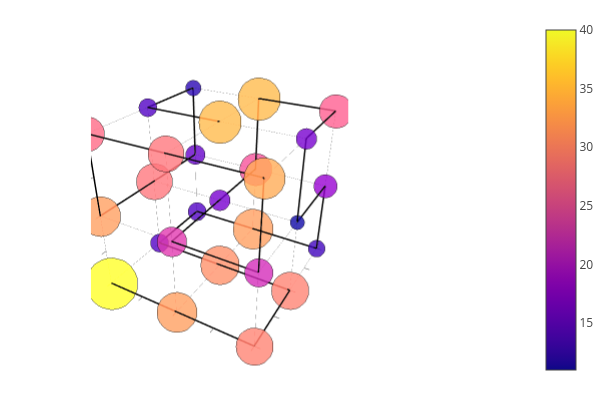

Write notebook code for a chart like this one.
### Code cell
plot_cube_with_mutations_on_sphere(x, y, z, lx, ly, lz, PATHS[target_number], n_mutations_per_position)

### Figure 1 — Plotly figure (JSON) as saved in the notebook; plotly's stock layout.template omitted (floating-point values rounded to 4 significant figures; data arrays with more than 128 entries replaced by an {"elided": "..."} marker saying what was removed)
{"data": [{"colorbar": {"len": 0.9803, "title": "", "x": 0.6634, "y": 0.5}, "legendgroup": "", "line": {"color": "rgba(0, 0, 0, 0.500)", "dash": "solid", "shape": "linear", "width": 0.5}, "mode": "lines", "name": "", "scene": "scene", "showlegend": false, "type": "scatter3d", "x": [0, 2], "xaxis": "x", "y": [0, 0], "yaxis": "y", "z": [0, 0], "zaxis": "z", "zmax": 40, "zmin": 11}, {"colorbar": {"len": 0.9803, "title": "", "x": 0.6634, "y": 0.5}, "legendgroup": "", "line": {"color": "rgba(0, 0, 0, 0.500)", "dash": "solid", "shape": "linear", "width": 0.5}, "mode": "lines", "name": "", "scene": "scene", "showlegend": false, "type": "scatter3d", "x": [0, 0], "xaxis": "x", "y": [0, 2], "yaxis": "y", "z": [0, 0], "zaxis": "z", "zmax": 40, "zmin": 11}, {"colorbar": {"len": 0.9803, "title": "", "x": 0.6634, "y": 0.5}, "legendgroup": "", "line": {"color": "rgba(0, 0, 0, 0.500)", "dash": "solid", "shape": "linear", "width": 0.5}, "mode": "lines", "name": "", "scene": "scene", "showlegend": false, "type": "scatter3d", "x": [0, 0], "xaxis": "x", "y": [0, 0], "yaxis": "y", "z": [0, 2], "zaxis": "z", "zmax": 40, "zmin": 11}, {"colorbar": {"len": 0.9803, "title": "", "x": 0.6634, "y": 0.5}, "legendgroup": "", "line": {"color": "rgba(0, 0, 0, 0.500)", "dash": "solid", "shape": "linear", "width": 0.5}, "mode": "lines", "name": "", "scene": "scene", "showlegend": false, "type": "scatter3d", "x": [0, 2], "xaxis": "x", "y": [0, 0], "yaxis": "y", "z": [1, 1], "zaxis": "z", "zmax": 40, "zmin": 11}, {"colorbar": {"len": 0.9803, "title": "", "x": 0.6634, "y": 0.5}, "legendgroup": "", "line": {"color": "rgba(0, 0, 0, 0.500)", "dash": "solid", "shape": "linear", "width": 0.5}, "mode": "lines", "name": "", "scene": "scene", "showlegend": false, "type": "scatter3d", "x": [0, 0], "xaxis": "x", "y": [0, 2], "yaxis": "y", "z": [1, 1], "zaxis": "z", "zmax": 40, "zmin": 11}, {"colorbar": {"len": 0.9803, "title": "", "x": 0.6634, "y": 0.5}, "legendgroup": "", "line": {"color": "rgba(0, 0, 0, 0.500)", "dash": "solid", "shape": "linear", "width": 0.5}, "mode": "lines", "name": "", "scene": "scene", "showlegend": false, "type": "scatter3d", "x": [0, 0], "xaxis": "x", "y": [1, 1], "yaxis": "y", "z": [0, 2], "zaxis": "z", "zmax": 40, "zmin": 11}, {"colorbar": {"len": 0.9803, "title": "", "x": 0.6634, "y": 0.5}, "legendgroup": "", "line": {"color": "rgba(0, 0, 0, 0.500)", "dash": "solid", "shape": "linear", "width": 0.5}, "mode": "lines", "name": "", "scene": "scene", "showlegend": false, "type": "scatter3d", "x": [0, 2], "xaxis": "x", "y": [0, 0], "yaxis": "y", "z": [2, 2], "zaxis": "z", "zmax": 40, "zmin": 11}, {"colorbar": {"len": 0.9803, "title": "", "x": 0.6634, "y": 0.5}, "legendgroup": "", "line": {"color": "rgba(0, 0, 0, 0.500)", "dash": "solid", "shape": "linear", "width": 0.5}, "mode": "lines", "name": "", "scene": "scene", "showlegend": false, "type": "scatter3d", "x": [0, 0], "xaxis": "x", "y": [0, 2], "yaxis": "y", "z": [2, 2], "zaxis": "z", "zmax": 40, "zmin": 11}, {"colorbar": {"len": 0.9803, "title": "", "x": 0.6634, "y": 0.5}, "legendgroup": "", "line": {"color": "rgba(0, 0, 0, 0.500)", "dash": "solid", "shape": "linear", "width": 0.5}, "mode": "lines", "name": "", "scene": "scene", "showlegend": false, "type": "scatter3d", "x": [0, 0], "xaxis": "x", "y": [2, 2], "yaxis": "y", "z": [0, 2], "zaxis": "z", "zmax": 40, "zmin": 11}, {"colorbar": {"len": 0.9803, "title": "", "x": 0.6634, "y": 0.5}, "legendgroup": "", "line": {"color": "rgba(0, 0, 0, 0.500)", "dash": "solid", "shape": "linear", "width": 0.5}, "mode": "lines", "name": "", "scene": "scene", "showlegend": false, "type": "scatter3d", "x": [0, 2], "xaxis": "x", "y": [1, 1], "yaxis": "y", "z": [0, 0], "zaxis": "z", "zmax": 40, "zmin": 11}, {"colorbar": {"len": 0.9803, "title": "", "x": 0.6634, "y": 0.5}, "legendgroup": "", "line": {"color": "rgba(0, 0, 0, 0.500)", "dash": "solid", "shape": "linear", "width": 0.5}, "mode": "lines", "name": "", "scene": "scene", "showlegend": false, "type": "scatter3d", "x": [1, 1], "xaxis": "x", "y": [0, 2], "yaxis": "y", "z": [0, 0], "zaxis": "z", "zmax": 40, "zmin": 11}, {"colorbar": {"len": 0.9803, "title": "", "x": 0.6634, "y": 0.5}, "legendgroup": "", "line": {"color": "rgba(0, 0, 0, 0.500)", "dash": "solid", "shape": "linear", "width": 0.5}, "mode": "lines", "name": "", "scene": "scene", "showlegend": false, "type": "scatter3d", "x": [1, 1], "xaxis": "x", "y": [0, 0], "yaxis": "y", "z": [0, 2], "zaxis": "z", "zmax": 40, "zmin": 11}, {"colorbar": {"len": 0.9803, "title": "", "x": 0.6634, "y": 0.5}, "legendgroup": "", "line": {"color": "rgba(0, 0, 0, 0.500)", "dash": "solid", "shape": "linear", "width": 0.5}, "mode": "lines", "name": "", "scene": "scene", "showlegend": false, "type": "scatter3d", "x": [0, 2], "xaxis": "x", "y": [1, 1], "yaxis": "y", "z": [1, 1], "zaxis": "z", "zmax": 40, "zmin": 11}, {"colorbar": {"len": 0.9803, "title": "", "x": 0.6634, "y": 0.5}, "legendgroup": "", "line": {"color": "rgba(0, 0, 0, 0.500)", "dash": "solid", "shape": "linear", "width": 0.5}, "mode": "lines", "name": "", "scene": "scene", "showlegend": false, "type": "scatter3d", "x": [1, 1], "xaxis": "x", "y": [0, 2], "yaxis": "y", "z": [1, 1], "zaxis": "z", "zmax": 40, "zmin": 11}, {"colorbar": {"len": 0.9803, "title": "", "x": 0.6634, "y": 0.5}, "legendgroup": "", "line": {"color": "rgba(0, 0, 0, 0.500)", "dash": "solid", "shape": "linear", "width": 0.5}, "mode": "lines", "name": "", "scene": "scene", "showlegend": false, "type": "scatter3d", "x": [1, 1], "xaxis": "x", "y": [1, 1], "yaxis": "y", "z": [0, 2], "zaxis": "z", "zmax": 40, "zmin": 11}, {"colorbar": {"len": 0.9803, "title": "", "x": 0.6634, "y": 0.5}, "legendgroup": "", "line": {"color": "rgba(0, 0, 0, 0.500)", "dash": "solid", "shape": "linear", "width": 0.5}, "mode": "lines", "name": "", "scene": "scene", "showlegend": false, "type": "scatter3d", "x": [0, 2], "xaxis": "x", "y": [1, 1], "yaxis": "y", "z": [2, 2], "zaxis": "z", "zmax": 40, "zmin": 11}, {"colorbar": {"len": 0.9803, "title": "", "x": 0.6634, "y": 0.5}, "legendgroup": "", "line": {"color": "rgba(0, 0, 0, 0.500)", "dash": "solid", "shape": "linear", "width": 0.5}, "mode": "lines", "name": "", "scene": "scene", "showlegend": false, "type": "scatter3d", "x": [1, 1], "xaxis": "x", "y": [0, 2], "yaxis": "y", "z": [2, 2], "zaxis": "z", "zmax": 40, "zmin": 11}, {"colorbar": {"len": 0.9803, "title": "", "x": 0.6634, "y": 0.5}, "legendgroup": "", "line": {"color": "rgba(0, 0, 0, 0.500)", "dash": "solid", "shape": "linear", "width": 0.5}, "mode": "lines", "name": "", "scene": "scene", "showlegend": false, "type": "scatter3d", "x": [1, 1], "xaxis": "x", "y": [2, 2], "yaxis": "y", "z": [0, 2], "zaxis": "z", "zmax": 40, "zmin": 11}, {"colorbar": {"len": 0.9803, "title": "", "x": 0.6634, "y": 0.5}, "legendgroup": "", "line": {"color": "rgba(0, 0, 0, 0.500)", "dash": "solid", "shape": "linear", "width": 0.5}, "mode": "lines", "name": "", "scene": "scene", "showlegend": false, "type": "scatter3d", "x": [0, 2], "xaxis": "x", "y": [2, 2], "yaxis": "y", "z": [0, 0], "zaxis": "z", "zmax": 40, "zmin": 11}, {"colorbar": {"len": 0.9803, "title": "", "x": 0.6634, "y": 0.5}, "legendgroup": "", "line": {"color": "rgba(0, 0, 0, 0.500)", "dash": "solid", "shape": "linear", "width": 0.5}, "mode": "lines", "name": "", "scene": "scene", "showlegend": false, "type": "scatter3d", "x": [2, 2], "xaxis": "x", "y": [0, 2], "yaxis": "y", "z": [0, 0], "zaxis": "z", "zmax": 40, "zmin": 11}, {"colorbar": {"len": 0.9803, "title": "", "x": 0.6634, "y": 0.5}, "legendgroup": "", "line": {"color": "rgba(0, 0, 0, 0.500)", "dash": "solid", "shape": "linear", "width": 0.5}, "mode": "lines", "name": "", "scene": "scene", "showlegend": false, "type": "scatter3d", "x": [2, 2], "xaxis": "x", "y": [0, 0], "yaxis": "y", "z": [0, 2], "zaxis": "z", "zmax": 40, "zmin": 11}, {"colorbar": {"len": 0.9803, "title": "", "x": 0.6634, "y": 0.5}, "legendgroup": "", "line": {"color": "rgba(0, 0, 0, 0.500)", "dash": "solid", "shape": "linear", "width": 0.5}, "mode": "lines", "name": "", "scene": "scene", "showlegend": false, "type": "scatter3d", "x": [0, 2], "xaxis": "x", "y": [2, 2], "yaxis": "y", "z": [1, 1], "zaxis": "z", "zmax": 40, "zmin": 11}, {"colorbar": {"len": 0.9803, "title": "", "x": 0.6634, "y": 0.5}, "legendgroup": "", "line": {"color": "rgba(0, 0, 0, 0.500)", "dash": "solid", "shape": "linear", "width": 0.5}, "mode": "lines", "name": "", "scene": "scene", "showlegend": false, "type": "scatter3d", "x": [2, 2], "xaxis": "x", "y": [0, 2], "yaxis": "y", "z": [1, 1], "zaxis": "z", "zmax": 40, "zmin": 11}, {"colorbar": {"len": 0.9803, "title": "", "x": 0.6634, "y": 0.5}, "legendgroup": "", "line": {"color": "rgba(0, 0, 0, 0.500)", "dash": "solid", "shape": "linear", "width": 0.5}, "mode": "lines", "name": "", "scene": "scene", "showlegend": false, "type": "scatter3d", "x": [2, 2], "xaxis": "x", "y": [1, 1], "yaxis": "y", "z": [0, 2], "zaxis": "z", "zmax": 40, "zmin": 11}, {"colorbar": {"len": 0.9803, "title": "", "x": 0.6634, "y": 0.5}, "legendgroup": "", "line": {"color": "rgba(0, 0, 0, 0.500)", "dash": "solid", "shape": "linear", "width": 0.5}, "mode": "lines", "name": "", "scene": "scene", "showlegend": false, "type": "scatter3d", "x": [0, 2], "xaxis": "x", "y": [2, 2], "yaxis": "y", "z": [2, 2], "zaxis": "z", "zmax": 40, "zmin": 11}, {"colorbar": {"len": 0.9803, "title": "", "x": 0.6634, "y": 0.5}, "legendgroup": "", "line": {"color": "rgba(0, 0, 0, 0.500)", "dash": "solid", "shape": "linear", "width": 0.5}, "mode": "lines", "name": "", "scene": "scene", "showlegend": false, "type": "scatter3d", "x": [2, 2], "xaxis": "x", "y": [0, 2], "yaxis": "y", "z": [2, 2], "zaxis": "z", "zmax": 40, "zmin": 11}, {"colorbar": {"len": 0.9803, "title": "", "x": 0.6634, "y": 0.5}, "legendgroup": "", "line": {"color": "rgba(0, 0, 0, 0.500)", "dash": "solid", "shape": "linear", "width": 0.5}, "mode": "lines", "name": "", "scene": "scene", "showlegend": false, "type": "scatter3d", "x": [2, 2], "xaxis": "x", "y": [2, 2], "yaxis": "y", "z": [0, 2], "zaxis": "z", "zmax": 40, "zmin": 11}, {"colorbar": {"len": 0.9803, "title": "", "x": 0.6634, "y": 0.5}, "legendgroup": "", "line": {"color": "rgba(0, 0, 0, 1.000)", "dash": "solid", "shape": "linear", "width": 3}, "mode": "lines", "name": "", "scene": "scene", "showlegend": false, "type": "scatter3d", "x": [0, 1], "xaxis": "x", "y": [0, 0], "yaxis": "y", "z": [0, 0], "zaxis": "z", "zmax": 40, "zmin": 11}, {"colorbar": {"len": 0.9803, "title": "", "x": 0.6634, "y": 0.5}, "legendgroup": "", "line": {"color": "rgba(0, 0, 0, 1.000)", "dash": "solid", "shape": "linear", "width": 3}, "mode": "lines", "name": "", "scene": "scene", "showlegend": false, "type": "scatter3d", "x": [1, 2], "xaxis": "x", "y": [0, 0], "yaxis": "y", "z": [0, 0], "zaxis": "z", "zmax": 40, "zmin": 11}, {"colorbar": {"len": 0.9803, "title": "", "x": 0.6634, "y": 0.5}, "legendgroup": "", "line": {"color": "rgba(0, 0, 0, 1.000)", "dash": "solid", "shape": "linear", "width": 3}, "mode": "lines", "name": "", "scene": "scene", "showlegend": false, "type": "scatter3d", "x": [2, 2], "xaxis": "x", "y": [0, 1], "yaxis": "y", "z": [0, 0], "zaxis": "z", "zmax": 40, "zmin": 11}, {"colorbar": {"len": 0.9803, "title": "", "x": 0.6634, "y": 0.5}, "legendgroup": "", "line": {"color": "rgba(0, 0, 0, 1.000)", "dash": "solid", "shape": "linear", "width": 3}, "mode": "lines", "name": "", "scene": "scene", "showlegend": false, "type": "scatter3d", "x": [2, 1], "xaxis": "x", "y": [1, 1], "yaxis": "y", "z": [0, 0], "zaxis": "z", "zmax": 40, "zmin": 11}, {"colorbar": {"len": 0.9803, "title": "", "x": 0.6634, "y": 0.5}, "legendgroup": "", "line": {"color": "rgba(0, 0, 0, 1.000)", "dash": "solid", "shape": "linear", "width": 3}, "mode": "lines", "name": "", "scene": "scene", "showlegend": false, "type": "scatter3d", "x": [1, 0], "xaxis": "x", "y": [1, 1], "yaxis": "y", "z": [0, 0], "zaxis": "z", "zmax": 40, "zmin": 11}, {"colorbar": {"len": 0.9803, "title": "", "x": 0.6634, "y": 0.5}, "legendgroup": "", "line": {"color": "rgba(0, 0, 0, 1.000)", "dash": "solid", "shape": "linear", "width": 3}, "mode": "lines", "name": "", "scene": "scene", "showlegend": false, "type": "scatter3d", "x": [0, 0], "xaxis": "x", "y": [1, 2], "yaxis": "y", "z": [0, 0], "zaxis": "z", "zmax": 40, "zmin": 11}, {"colorbar": {"len": 0.9803, "title": "", "x": 0.6634, "y": 0.5}, "legendgroup": "", "line": {"color": "rgba(0, 0, 0, 1.000)", "dash": "solid", "shape": "linear", "width": 3}, "mode": "lines", "name": "", "scene": "scene", "showlegend": false, "type": "scatter3d", "x": [0, 1], "xaxis": "x", "y": [2, 2], "yaxis": "y", "z": [0, 0], "zaxis": "z", "zmax": 40, "zmin": 11}, {"colorbar": {"len": 0.9803, "title": "", "x": 0.6634, "y": 0.5}, "legendgroup": "", "line": {"color": "rgba(0, 0, 0, 1.000)", "dash": "solid", "shape": "linear", "width": 3}, "mode": "lines", "name": "", "scene": "scene", "showlegend": false, "type": "scatter3d", "x": [1, 2], "xaxis": "x", "y": [2, 2], "yaxis": "y", "z": [0, 0], "zaxis": "z", "zmax": 40, "zmin": 11}, {"colorbar": {"len": 0.9803, "title": "", "x": 0.6634, "y": 0.5}, "legendgroup": "", "line": {"color": "rgba(0, 0, 0, 1.000)", "dash": "solid", "shape": "linear", "width": 3}, "mode": "lines", "name": "", "scene": "scene", "showlegend": false, "type": "scatter3d", "x": [2, 2], "xaxis": "x", "y": [2, 2], "yaxis": "y", "z": [0, 1], "zaxis": "z", "zmax": 40, "zmin": 11}, {"colorbar": {"len": 0.9803, "title": "", "x": 0.6634, "y": 0.5}, "legendgroup": "", "line": {"color": "rgba(0, 0, 0, 1.000)", "dash": "solid", "shape": "linear", "width": 3}, "mode": "lines", "name": "", "scene": "scene", "showlegend": false, "type": "scatter3d", "x": [2, 2], "xaxis": "x", "y": [2, 1], "yaxis": "y", "z": [1, 1], "zaxis": "z", "zmax": 40, "zmin": 11}, {"colorbar": {"len": 0.9803, "title": "", "x": 0.6634, "y": 0.5}, "legendgroup": "", "line": {"color": "rgba(0, 0, 0, 1.000)", "dash": "solid", "shape": "linear", "width": 3}, "mode": "lines", "name": "", "scene": "scene", "showlegend": false, "type": "scatter3d", "x": [2, 2], "xaxis": "x", "y": [1, 1], "yaxis": "y", "z": [1, 2], "zaxis": "z", "zmax": 40, "zmin": 11}, {"colorbar": {"len": 0.9803, "title": "", "x": 0.6634, "y": 0.5}, "legendgroup": "", "line": {"color": "rgba(0, 0, 0, 1.000)", "dash": "solid", "shape": "linear", "width": 3}, "mode": "lines", "name": "", "scene": "scene", "showlegend": false, "type": "scatter3d", "x": [2, 2], "xaxis": "x", "y": [1, 2], "yaxis": "y", "z": [2, 2], "zaxis": "z", "zmax": 40, "zmin": 11}, {"colorbar": {"len": 0.9803, "title": "", "x": 0.6634, "y": 0.5}, "legendgroup": "", "line": {"color": "rgba(0, 0, 0, 1.000)", "dash": "solid", "shape": "linear", "width": 3}, "mode": "lines", "name": "", "scene": "scene", "showlegend": false, "type": "scatter3d", "x": [2, 1], "xaxis": "x", "y": [2, 2], "yaxis": "y", "z": [2, 2], "zaxis": "z", "zmax": 40, "zmin": 11}, {"colorbar": {"len": 0.9803, "title": "", "x": 0.6634, "y": 0.5}, "legendgroup": "", "line": {"color": "rgba(0, 0, 0, 1.000)", "dash": "solid", "shape": "linear", "width": 3}, "mode": "lines", "name": "", "scene": "scene", "showlegend": false, "type": "scatter3d", "x": [1, 1], "xaxis": "x", "y": [2, 2], "yaxis": "y", "z": [2, 1], "zaxis": "z", "zmax": 40, "zmin": 11}, {"colorbar": {"len": 0.9803, "title": "", "x": 0.6634, "y": 0.5}, "legendgroup": "", "line": {"color": "rgba(0, 0, 0, 1.000)", "dash": "solid", "shape": "linear", "width": 3}, "mode": "lines", "name": "", "scene": "scene", "showlegend": false, "type": "scatter3d", "x": [1, 1], "xaxis": "x", "y": [2, 1], "yaxis": "y", "z": [1, 1], "zaxis": "z", "zmax": 40, "zmin": 11}, {"colorbar": {"len": 0.9803, "title": "", "x": 0.6634, "y": 0.5}, "legendgroup": "", "line": {"color": "rgba(0, 0, 0, 1.000)", "dash": "solid", "shape": "linear", "width": 3}, "mode": "lines", "name": "", "scene": "scene", "showlegend": false, "type": "scatter3d", "x": [1, 1], "xaxis": "x", "y": [1, 0], "yaxis": "y", "z": [1, 1], "zaxis": "z", "zmax": 40, "zmin": 11}, {"colorbar": {"len": 0.9803, "title": "", "x": 0.6634, "y": 0.5}, "legendgroup": "", "line": {"color": "rgba(0, 0, 0, 1.000)", "dash": "solid", "shape": "linear", "width": 3}, "mode": "lines", "name": "", "scene": "scene", "showlegend": false, "type": "scatter3d", "x": [1, 2], "xaxis": "x", "y": [0, 0], "yaxis": "y", "z": [1, 1], "zaxis": "z", "zmax": 40, "zmin": 11}, {"colorbar": {"len": 0.9803, "title": "", "x": 0.6634, "y": 0.5}, "legendgroup": "", "line": {"color": "rgba(0, 0, 0, 1.000)", "dash": "solid", "shape": "linear", "width": 3}, "mode": "lines", "name": "", "scene": "scene", "showlegend": false, "type": "scatter3d", "x": [2, 2], "xaxis": "x", "y": [0, 0], "yaxis": "y", "z": [1, 2], "zaxis": "z", "zmax": 40, "zmin": 11}, {"colorbar": {"len": 0.9803, "title": "", "x": 0.6634, "y": 0.5}, "legendgroup": "", "line": {"color": "rgba(0, 0, 0, 1.000)", "dash": "solid", "shape": "linear", "width": 3}, "mode": "lines", "name": "", "scene": "scene", "showlegend": false, "type": "scatter3d", "x": [2, 1], "xaxis": "x", "y": [0, 0], "yaxis": "y", "z": [2, 2], "zaxis": "z", "zmax": 40, "zmin": 11}, {"colorbar": {"len": 0.9803, "title": "", "x": 0.6634, "y": 0.5}, "legendgroup": "", "line": {"color": "rgba(0, 0, 0, 1.000)", "dash": "solid", "shape": "linear", "width": 3}, "mode": "lines", "name": "", "scene": "scene", "showlegend": false, "type": "scatter3d", "x": [1, 0], "xaxis": "x", "y": [0, 0], "yaxis": "y", "z": [2, 2], "zaxis": "z", "zmax": 40, "zmin": 11}, {"colorbar": {"len": 0.9803, "title": "", "x": 0.6634, "y": 0.5}, "legendgroup": "", "line": {"color": "rgba(0, 0, 0, 1.000)", "dash": "solid", "shape": "linear", "width": 3}, "mode": "lines", "name": "", "scene": "scene", "showlegend": false, "type": "scatter3d", "x": [0, 0], "xaxis": "x", "y": [0, 0], "yaxis": "y", "z": [2, 1], "zaxis": "z", "zmax": 40, "zmin": 11}, {"colorbar": {"len": 0.9803, "title": "", "x": 0.6634, "y": 0.5}, "legendgroup": "", "line": {"color": "rgba(0, 0, 0, 1.000)", "dash": "solid", "shape": "linear", "width": 3}, "mode": "lines", "name": "", "scene": "scene", "showlegend": false, "type": "scatter3d", "x": [0, 0], "xaxis": "x", "y": [0, 1], "yaxis": "y", "z": [1, 1], "zaxis": "z", "zmax": 40, "zmin": 11}, {"colorbar": {"len": 0.9803, "title": "", "x": 0.6634, "y": 0.5}, "legendgroup": "", "line": {"color": "rgba(0, 0, 0, 1.000)", "dash": "solid", "shape": "linear", "width": 3}, "mode": "lines", "name": "", "scene": "scene", "showlegend": false, "type": "scatter3d", "x": [0, 0], "xaxis": "x", "y": [1, 2], "yaxis": "y", "z": [1, 1], "zaxis": "z", "zmax": 40, "zmin": 11}, {"colorbar": {"len": 0.9803, "title": "", "x": 0.6634, "y": 0.5}, "legendgroup": "", "line": {"color": "rgba(0, 0, 0, 1.000)", "dash": "solid", "shape": "linear", "width": 3}, "mode": "lines", "name": "", "scene": "scene", "showlegend": false, "type": "scatter3d", "x": [0, 0], "xaxis": "x", "y": [2, 2], "yaxis": "y", "z": [1, 2], "zaxis": "z", "zmax": 40, "zmin": 11}, {"colorbar": {"len": 0.9803, "title": "", "x": 0.6634, "y": 0.5}, "legendgroup": "", "line": {"color": "rgba(0, 0, 0, 1.000)", "dash": "solid", "shape": "linear", "width": 3}, "mode": "lines", "name": "", "scene": "scene", "showlegend": false, "type": "scatter3d", "x": [0, 0], "xaxis": "x", "y": [2, 1], "yaxis": "y", "z": [2, 2], "zaxis": "z", "zmax": 40, "zmin": 11}, {"colorbar": {"len": 0.9803, "title": "", "x": 0.6634, "y": 0.5}, "legendgroup": "", "line": {"color": "rgba(0, 0, 0, 1.000)", "dash": "solid", "shape": "linear", "width": 3}, "mode": "lines", "name": "", "scene": "scene", "showlegend": false, "type": "scatter3d", "x": [0, 1], "xaxis": "x", "y": [1, 1], "yaxis": "y", "z": [2, 2], "zaxis": "z", "zmax": 40, "zmin": 11}, {"colorbar": {"len": 0.9803, "title": "", "x": 0.6634, "y": 0.5}, "hoverinfo": "text", "legendgroup": "", "marker": {"color": "rgba(240, 249, 33, 0.800)", "line": {"color": "rgba(0, 0, 0, 0.800)", "width": 0.5}, "size": 30, "symbol": "circle"}, "mode": "markers", "name": "", "scene": "scene", "showlegend": false, "text": [15], "type": "scatter3d", "x": [0], "xaxis": "x", "y": [0], "yaxis": "y", "z": [0], "zaxis": "z", "zmax": 40, "zmin": 11}, {"colorbar": {"len": 0.9803, "title": "", "x": 0.6634, "y": 0.5}, "hoverinfo": "text", "legendgroup": "", "marker": {"color": "rgba(240, 128, 78, 0.800)", "line": {"color": "rgba(0, 0, 0, 0.800)", "width": 0.5}, "size": 23.25, "symbol": "circle"}, "mode": "markers", "name": "", "scene": "scene", "showlegend": false, "text": [11.62], "type": "scatter3d", "x": [1], "xaxis": "x", "y": [0], "yaxis": "y", "z": [0], "zaxis": "z", "zmax": 40, "zmin": 11}, {"colorbar": {"len": 0.9803, "title": "", "x": 0.6634, "y": 0.5}, "hoverinfo": "text", "legendgroup": "", "marker": {"color": "rgba(229, 106, 93, 0.800)", "line": {"color": "rgba(0, 0, 0, 0.800)", "width": 0.5}, "size": 21.75, "symbol": "circle"}, "mode": "markers", "name": "", "scene": "scene", "showlegend": false, "text": [10.88], "type": "scatter3d", "x": [2], "xaxis": "x", "y": [0], "yaxis": "y", "z": [0], "zaxis": "z", "zmax": 40, "zmin": 11}, {"colorbar": {"len": 0.9803, "title": "", "x": 0.6634, "y": 0.5}, "hoverinfo": "text", "legendgroup": "", "marker": {"color": "rgba(67, 3, 158, 0.800)", "line": {"color": "rgba(0, 0, 0, 0.800)", "width": 0.5}, "size": 10.5, "symbol": "circle"}, "mode": "markers", "name": "", "scene": "scene", "showlegend": false, "text": [5.25], "type": "scatter3d", "x": [0], "xaxis": "x", "y": [1], "yaxis": "y", "z": [0], "zaxis": "z", "zmax": 40, "zmin": 11}, {"colorbar": {"len": 0.9803, "title": "", "x": 0.6634, "y": 0.5}, "hoverinfo": "text", "legendgroup": "", "marker": {"color": "rgba(235, 117, 86, 0.800)", "line": {"color": "rgba(0, 0, 0, 0.800)", "width": 0.5}, "size": 22.5, "symbol": "circle"}, "mode": "markers", "name": "", "scene": "scene", "showlegend": false, "text": [11.25], "type": "scatter3d", "x": [1], "xaxis": "x", "y": [1], "yaxis": "y", "z": [0], "zaxis": "z", "zmax": 40, "zmin": 11}, {"colorbar": {"len": 0.9803, "title": "", "x": 0.6634, "y": 0.5}, "hoverinfo": "text", "legendgroup": "", "marker": {"color": "rgba(229, 106, 93, 0.800)", "line": {"color": "rgba(0, 0, 0, 0.800)", "width": 0.5}, "size": 21.75, "symbol": "circle"}, "mode": "markers", "name": "", "scene": "scene", "showlegend": false, "text": [10.88], "type": "scatter3d", "x": [2], "xaxis": "x", "y": [1], "yaxis": "y", "z": [0], "zaxis": "z", "zmax": 40, "zmin": 11}, {"colorbar": {"len": 0.9803, "title": "", "x": 0.6634, "y": 0.5}, "hoverinfo": "text", "legendgroup": "", "marker": {"color": "rgba(67, 3, 158, 0.800)", "line": {"color": "rgba(0, 0, 0, 0.800)", "width": 0.5}, "size": 10.5, "symbol": "circle"}, "mode": "markers", "name": "", "scene": "scene", "showlegend": false, "text": [5.25], "type": "scatter3d", "x": [0], "xaxis": "x", "y": [2], "yaxis": "y", "z": [0], "zaxis": "z", "zmax": 40, "zmin": 11}, {"colorbar": {"len": 0.9803, "title": "", "x": 0.6634, "y": 0.5}, "hoverinfo": "text", "legendgroup": "", "marker": {"color": "rgba(240, 128, 78, 0.800)", "line": {"color": "rgba(0, 0, 0, 0.800)", "width": 0.5}, "size": 23.25, "symbol": "circle"}, "mode": "markers", "name": "", "scene": "scene", "showlegend": false, "text": [11.62], "type": "scatter3d", "x": [1], "xaxis": "x", "y": [2], "yaxis": "y", "z": [0], "zaxis": "z", "zmax": 40, "zmin": 11}, {"colorbar": {"len": 0.9803, "title": "", "x": 0.6634, "y": 0.5}, "hoverinfo": "text", "legendgroup": "", "marker": {"color": "rgba(52, 4, 152, 0.800)", "line": {"color": "rgba(0, 0, 0, 0.800)", "width": 0.5}, "size": 9.75, "symbol": "circle"}, "mode": "markers", "name": "", "scene": "scene", "showlegend": false, "text": [4.875], "type": "scatter3d", "x": [2], "xaxis": "x", "y": [2], "yaxis": "y", "z": [0], "zaxis": "z", "zmax": 40, "zmin": 11}, {"colorbar": {"len": 0.9803, "title": "", "x": 0.6634, "y": 0.5}, "hoverinfo": "text", "legendgroup": "", "marker": {"color": "rgba(240, 128, 78, 0.800)", "line": {"color": "rgba(0, 0, 0, 0.800)", "width": 0.5}, "size": 23.25, "symbol": "circle"}, "mode": "markers", "name": "", "scene": "scene", "showlegend": false, "text": [11.62], "type": "scatter3d", "x": [0], "xaxis": "x", "y": [0], "yaxis": "y", "z": [1], "zaxis": "z", "zmax": 40, "zmin": 11}, {"colorbar": {"len": 0.9803, "title": "", "x": 0.6634, "y": 0.5}, "hoverinfo": "text", "legendgroup": "", "marker": {"color": "rgba(181, 46, 141, 0.800)", "line": {"color": "rgba(0, 0, 0, 0.800)", "width": 0.5}, "size": 17.25, "symbol": "circle"}, "mode": "markers", "name": "", "scene": "scene", "showlegend": false, "text": [8.625], "type": "scatter3d", "x": [1], "xaxis": "x", "y": [0], "yaxis": "y", "z": [1], "zaxis": "z", "zmax": 40, "zmin": 11}, {"colorbar": {"len": 0.9803, "title": "", "x": 0.6634, "y": 0.5}, "hoverinfo": "text", "legendgroup": "", "marker": {"color": "rgba(170, 36, 149, 0.800)", "line": {"color": "rgba(0, 0, 0, 0.800)", "width": 0.5}, "size": 16.5, "symbol": "circle"}, "mode": "markers", "name": "", "scene": "scene", "showlegend": false, "text": [8.25], "type": "scatter3d", "x": [2], "xaxis": "x", "y": [0], "yaxis": "y", "z": [1], "zaxis": "z", "zmax": 40, "zmin": 11}, {"colorbar": {"len": 0.9803, "title": "", "x": 0.6634, "y": 0.5}, "hoverinfo": "text", "legendgroup": "", "marker": {"color": "rgba(222, 96, 101, 0.800)", "line": {"color": "rgba(0, 0, 0, 0.800)", "width": 0.5}, "size": 21, "symbol": "circle"}, "mode": "markers", "name": "", "scene": "scene", "showlegend": false, "text": [10.5], "type": "scatter3d", "x": [0], "xaxis": "x", "y": [1], "yaxis": "y", "z": [1], "zaxis": "z", "zmax": 40, "zmin": 11}, {"colorbar": {"len": 0.9803, "title": "", "x": 0.6634, "y": 0.5}, "hoverinfo": "text", "legendgroup": "", "marker": {"color": "rgba(96, 1, 166, 0.800)", "line": {"color": "rgba(0, 0, 0, 0.800)", "width": 0.5}, "size": 12, "symbol": "circle"}, "mode": "markers", "name": "", "scene": "scene", "showlegend": false, "text": [6], "type": "scatter3d", "x": [1], "xaxis": "x", "y": [1], "yaxis": "y", "z": [1], "zaxis": "z", "zmax": 40, "zmin": 11}, {"colorbar": {"len": 0.9803, "title": "", "x": 0.6634, "y": 0.5}, "hoverinfo": "text", "legendgroup": "", "marker": {"color": "rgba(13, 8, 135, 0.800)", "line": {"color": "rgba(0, 0, 0, 0.800)", "width": 0.5}, "size": 8.25, "symbol": "circle"}, "mode": "markers", "name": "", "scene": "scene", "showlegend": false, "text": [4.125], "type": "scatter3d", "x": [2], "xaxis": "x", "y": [1], "yaxis": "y", "z": [1], "zaxis": "z", "zmax": 40, "zmin": 11}, {"colorbar": {"len": 0.9803, "title": "", "x": 0.6634, "y": 0.5}, "hoverinfo": "text", "legendgroup": "", "marker": {"color": "rgba(82, 2, 163, 0.800)", "line": {"color": "rgba(0, 0, 0, 0.800)", "width": 0.5}, "size": 11.25, "symbol": "circle"}, "mode": "markers", "name": "", "scene": "scene", "showlegend": false, "text": [5.625], "type": "scatter3d", "x": [0], "xaxis": "x", "y": [2], "yaxis": "y", "z": [1], "zaxis": "z", "zmax": 40, "zmin": 11}, {"colorbar": {"len": 0.9803, "title": "", "x": 0.6634, "y": 0.5}, "hoverinfo": "text", "legendgroup": "", "marker": {"color": "rgba(199, 66, 124, 0.800)", "line": {"color": "rgba(0, 0, 0, 0.800)", "width": 0.5}, "size": 18.75, "symbol": "circle"}, "mode": "markers", "name": "", "scene": "scene", "showlegend": false, "text": [9.375], "type": "scatter3d", "x": [1], "xaxis": "x", "y": [2], "yaxis": "y", "z": [1], "zaxis": "z", "zmax": 40, "zmin": 11}, {"colorbar": {"len": 0.9803, "title": "", "x": 0.6634, "y": 0.5}, "hoverinfo": "text", "legendgroup": "", "marker": {"color": "rgba(123, 2, 168, 0.800)", "line": {"color": "rgba(0, 0, 0, 0.800)", "width": 0.5}, "size": 13.5, "symbol": "circle"}, "mode": "markers", "name": "", "scene": "scene", "showlegend": false, "text": [6.75], "type": "scatter3d", "x": [2], "xaxis": "x", "y": [2], "yaxis": "y", "z": [1], "zaxis": "z", "zmax": 40, "zmin": 11}, {"colorbar": {"len": 0.9803, "title": "", "x": 0.6634, "y": 0.5}, "hoverinfo": "text", "legendgroup": "", "marker": {"color": "rgba(215, 86, 108, 0.800)", "line": {"color": "rgba(0, 0, 0, 0.800)", "width": 0.5}, "size": 20.25, "symbol": "circle"}, "mode": "markers", "name": "", "scene": "scene", "showlegend": false, "text": [10.12], "type": "scatter3d", "x": [0], "xaxis": "x", "y": [0], "yaxis": "y", "z": [2], "zaxis": "z", "zmax": 40, "zmin": 11}, {"colorbar": {"len": 0.9803, "title": "", "x": 0.6634, "y": 0.5}, "hoverinfo": "text", "legendgroup": "", "marker": {"color": "rgba(222, 96, 101, 0.800)", "line": {"color": "rgba(0, 0, 0, 0.800)", "width": 0.5}, "size": 21, "symbol": "circle"}, "mode": "markers", "name": "", "scene": "scene", "showlegend": false, "text": [10.5], "type": "scatter3d", "x": [1], "xaxis": "x", "y": [0], "yaxis": "y", "z": [2], "zaxis": "z", "zmax": 40, "zmin": 11}, {"colorbar": {"len": 0.9803, "title": "", "x": 0.6634, "y": 0.5}, "hoverinfo": "text", "legendgroup": "", "marker": {"color": "rgba(245, 139, 71, 0.800)", "line": {"color": "rgba(0, 0, 0, 0.800)", "width": 0.5}, "size": 24, "symbol": "circle"}, "mode": "markers", "name": "", "scene": "scene", "showlegend": false, "text": [12], "type": "scatter3d", "x": [2], "xaxis": "x", "y": [0], "yaxis": "y", "z": [2], "zaxis": "z", "zmax": 40, "zmin": 11}, {"colorbar": {"len": 0.9803, "title": "", "x": 0.6634, "y": 0.5}, "hoverinfo": "text", "legendgroup": "", "marker": {"color": "rgba(67, 3, 158, 0.800)", "line": {"color": "rgba(0, 0, 0, 0.800)", "width": 0.5}, "size": 10.5, "symbol": "circle"}, "mode": "markers", "name": "", "scene": "scene", "showlegend": false, "text": [5.25], "type": "scatter3d", "x": [0], "xaxis": "x", "y": [1], "yaxis": "y", "z": [2], "zaxis": "z", "zmax": 40, "zmin": 11}, {"colorbar": {"len": 0.9803, "title": "", "x": 0.6634, "y": 0.5}, "hoverinfo": "text", "legendgroup": "", "marker": {"color": "rgba(249, 151, 63, 0.800)", "line": {"color": "rgba(0, 0, 0, 0.800)", "width": 0.5}, "size": 24.75, "symbol": "circle"}, "mode": "markers", "name": "", "scene": "scene", "showlegend": false, "text": [12.38], "type": "scatter3d", "x": [1], "xaxis": "x", "y": [1], "yaxis": "y", "z": [2], "zaxis": "z", "zmax": 40, "zmin": 11}, {"colorbar": {"len": 0.9803, "title": "", "x": 0.6634, "y": 0.5}, "hoverinfo": "text", "legendgroup": "", "marker": {"color": "rgba(96, 1, 166, 0.800)", "line": {"color": "rgba(0, 0, 0, 0.800)", "width": 0.5}, "size": 12, "symbol": "circle"}, "mode": "markers", "name": "", "scene": "scene", "showlegend": false, "text": [6], "type": "scatter3d", "x": [2], "xaxis": "x", "y": [1], "yaxis": "y", "z": [2], "zaxis": "z", "zmax": 40, "zmin": 11}, {"colorbar": {"len": 0.9803, "title": "", "x": 0.6634, "y": 0.5}, "hoverinfo": "text", "legendgroup": "", "marker": {"color": "rgba(35, 6, 144, 0.800)", "line": {"color": "rgba(0, 0, 0, 0.800)", "width": 0.5}, "size": 9, "symbol": "circle"}, "mode": "markers", "name": "", "scene": "scene", "showlegend": false, "text": [4.5], "type": "scatter3d", "x": [0], "xaxis": "x", "y": [2], "yaxis": "y", "z": [2], "zaxis": "z", "zmax": 40, "zmin": 11}, {"colorbar": {"len": 0.9803, "title": "", "x": 0.6634, "y": 0.5}, "hoverinfo": "text", "legendgroup": "", "marker": {"color": "rgba(249, 151, 63, 0.800)", "line": {"color": "rgba(0, 0, 0, 0.800)", "width": 0.5}, "size": 24.75, "symbol": "circle"}, "mode": "markers", "name": "", "scene": "scene", "showlegend": false, "text": [12.38], "type": "scatter3d", "x": [1], "xaxis": "x", "y": [2], "yaxis": "y", "z": [2], "zaxis": "z", "zmax": 40, "zmin": 11}, {"colorbar": {"len": 0.9803, "title": "", "x": 0.6634, "y": 0.5}, "hoverinfo": "text", "legendgroup": "", "marker": {"color": "rgba(207, 76, 116, 0.800)", "line": {"color": "rgba(0, 0, 0, 0.800)", "width": 0.5}, "size": 19.5, "symbol": "circle"}, "mode": "markers", "name": "", "scene": "scene", "showlegend": false, "text": [9.75], "type": "scatter3d", "x": [2], "xaxis": "x", "y": [2], "yaxis": "y", "z": [2], "zaxis": "z", "zmax": 40, "zmin": 11}, {"colorbar": {"len": 0.9803, "title": "", "x": 0.6634, "y": 0.5}, "hoverinfo": "none", "marker": {"cmax": 40, "cmin": 11, "color": [0.5], "colorscale": {"elided": "256x2 mixed values"}, "opacity": 1e-10, "showscale": true, "size": 1e-10}, "mode": "markers", "name": "", "scene": "scene", "showlegend": false, "type": "scatter3d", "x": [0], "xaxis": "x", "y": [0], "yaxis": "y", "z": [0], "zaxis": "z", "zmax": 40, "zmin": 11}], "layout": {"annotations": [], "height": 400, "legend": {"bgcolor": "rgba(255, 255, 255, 1.000)", "bordercolor": "rgba(0, 0, 0, 1.000)", "borderwidth": 1, "font": {"color": "rgba(0, 0, 0, 1.000)", "family": "sans-serif", "size": 11}, "title": {"font": {"color": "rgba(0, 0, 0, 1.000)", "family": "sans-serif", "size": 15}, "text": ""}, "tracegroupgap": 0, "traceorder": "normal", "x": 1, "xanchor": "auto", "y": 1, "yanchor": "auto"}, "margin": {"b": 20, "l": 0, "r": 0, "t": 20}, "paper_bgcolor": "rgba(255, 255, 255, 1.000)", "plot_bgcolor": "rgba(255, 255, 255, 1.000)", "scene": {"camera": {"eye": {"x": 1.126, "y": -1.95, "z": 1.3}, "projection": "orthographic"}, "domain": {"x": [0.1732, 0.6634], "y": [0.009843, 0.9902]}, "xaxis": {"gridcolor": "rgba(0, 0, 0, 0.100)", "gridwidth": 0.5, "linecolor": "rgba(0, 0, 0, 1.000)", "mirror": false, "range": [0, 2], "showgrid": false, "showline": false, "showticklabels": false, "tickangle": 0, "ticks": "inside", "title": "", "type": "-", "visible": true, "zeroline": false, "zerolinecolor": "rgba(0, 0, 0, 1.000)"}, "yaxis": {"gridcolor": "rgba(0, 0, 0, 0.100)", "gridwidth": 0.5, "linecolor": "rgba(0, 0, 0, 1.000)", "mirror": false, "range": [0, 2], "showgrid": false, "showline": false, "showticklabels": false, "tickangle": 0, "ticks": "inside", "title": "", "type": "-", "visible": true, "zeroline": false, "zerolinecolor": "rgba(0, 0, 0, 1.000)"}, "zaxis": {"gridcolor": "rgba(0, 0, 0, 0.100)", "gridwidth": 0.5, "linecolor": "rgba(0, 0, 0, 1.000)", "mirror": false, "range": [0, 2], "showgrid": false, "showline": false, "showticklabels": false, "tickangle": 0, "ticks": "inside", "title": "", "type": "-", "visible": true, "zeroline": false, "zerolinecolor": "rgba(0, 0, 0, 1.000)"}}, "showlegend": true, "width": 600}}
